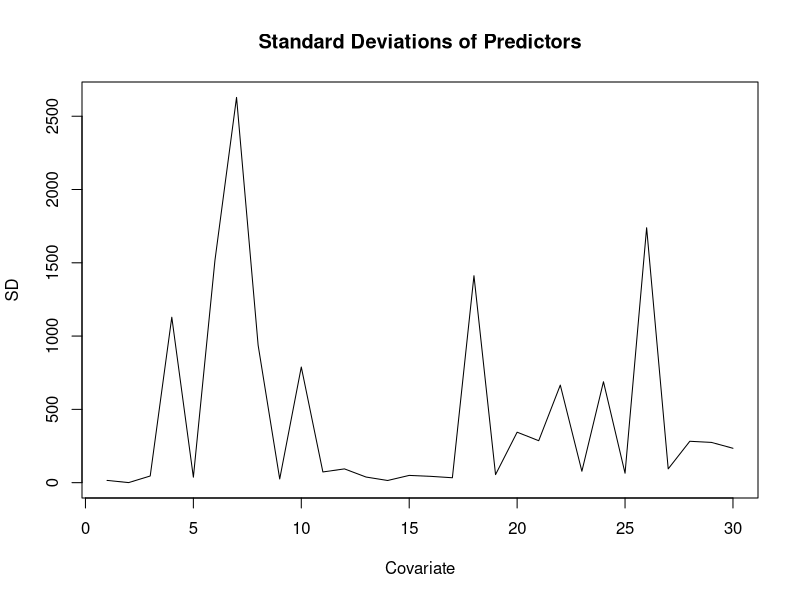
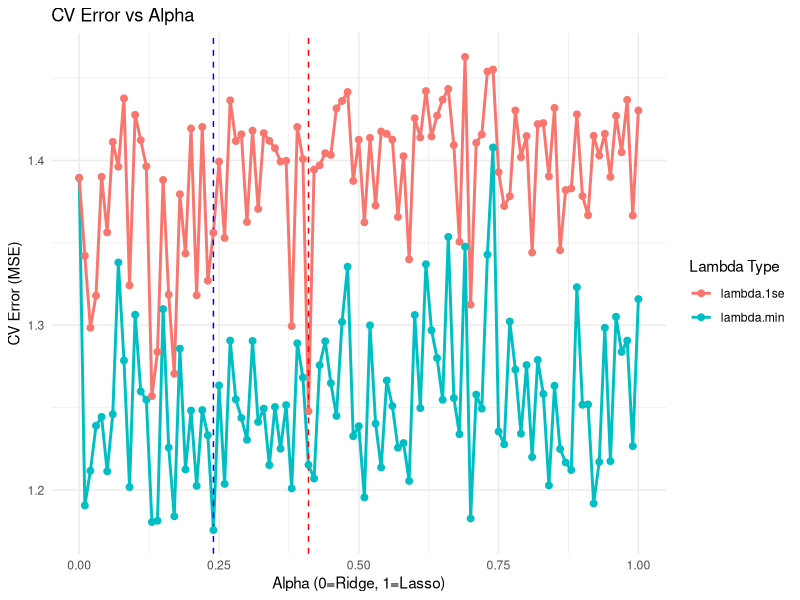
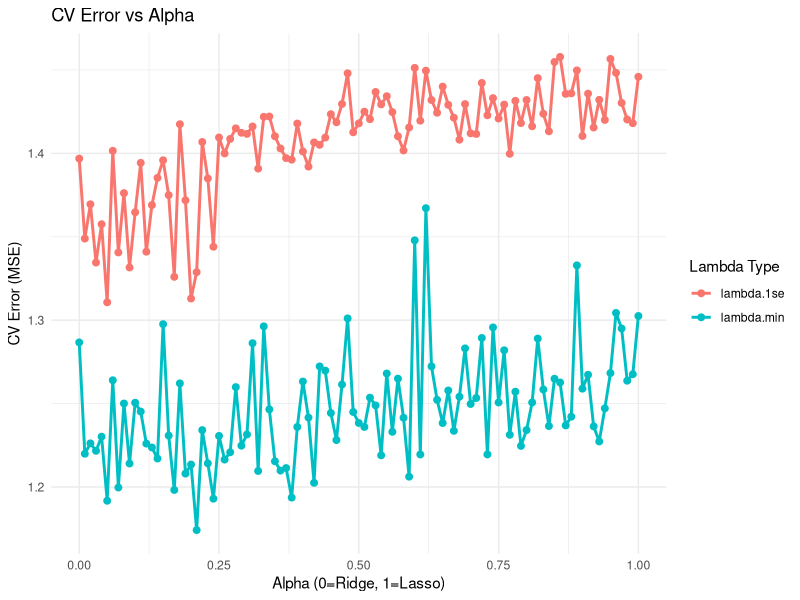
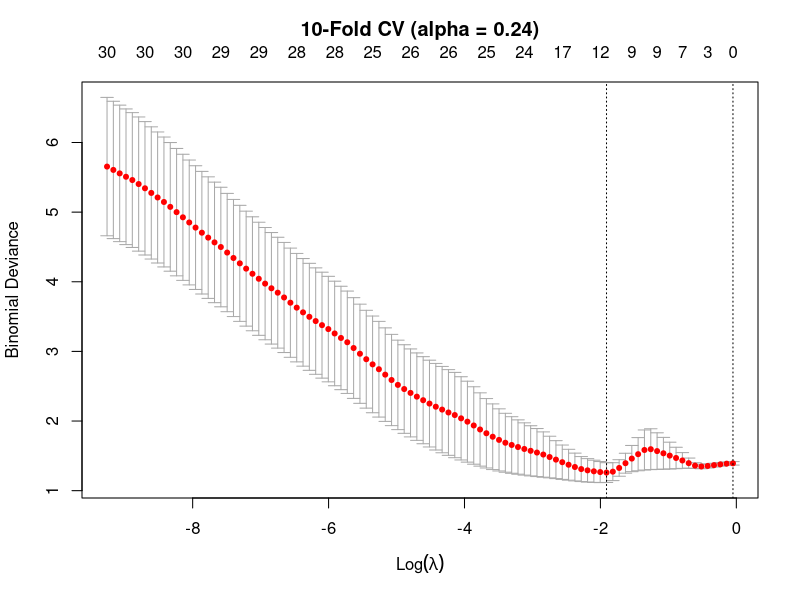
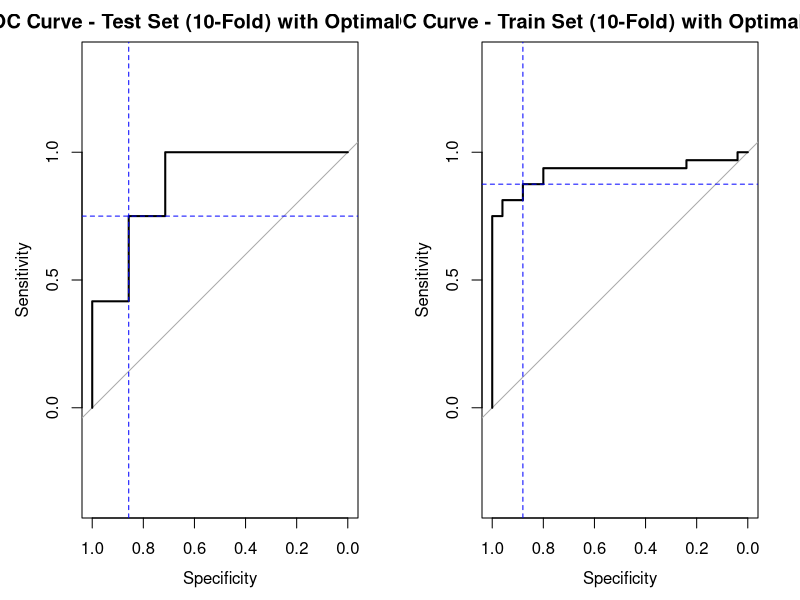
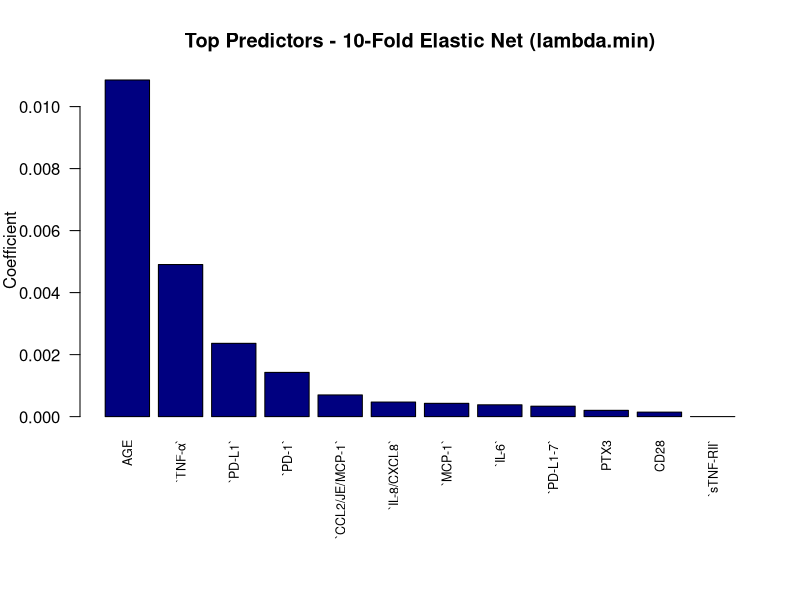
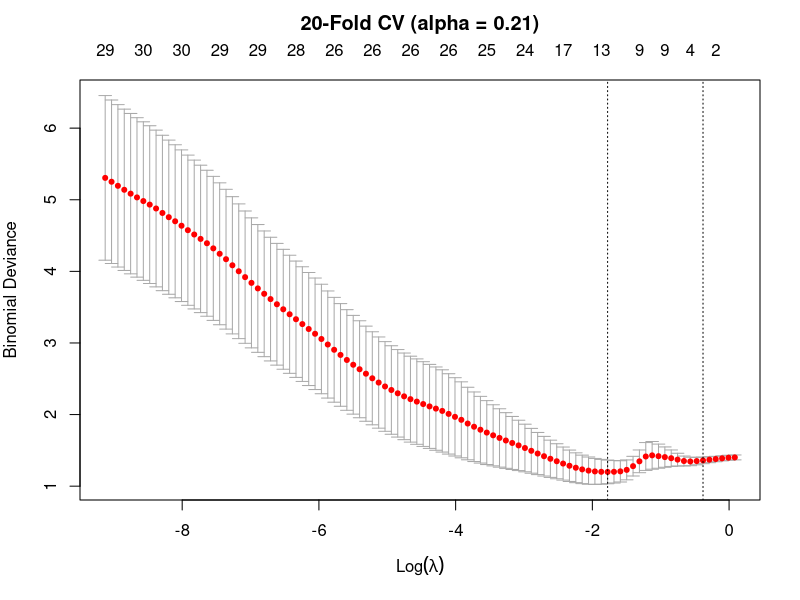
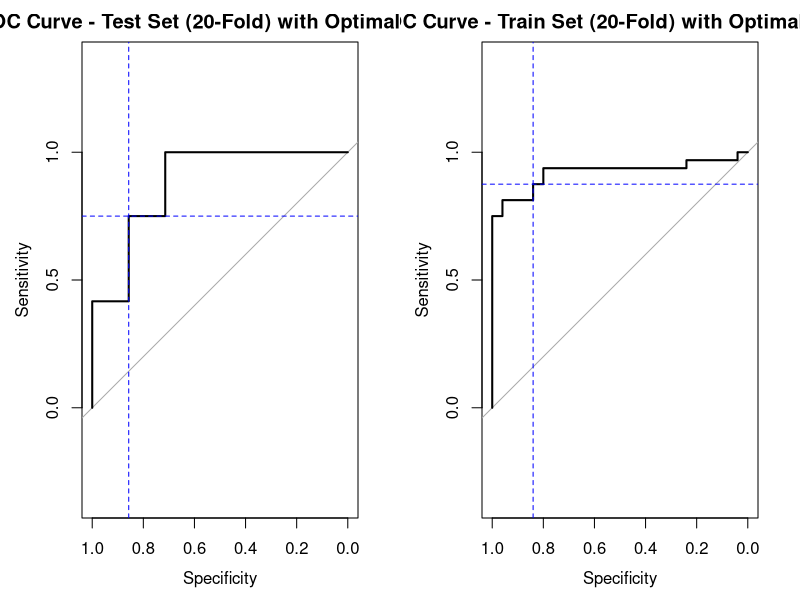

Here is the R script that generated these plots, in order:
# === PACKAGES USED ========
library(readxl)
library(glmnet)
library(ggplot2)
library(GGally)
library(pROC)
library(MASS)

# === 1 | DATA CLEANING AND EDA ========
COV <- read_excel("Immunologic profiles of patients with COVID-19.xlsx")
str(COV)

# Checking for missing values
sum(is.na(COV))
# no missing values

table(COV$Severirty)

# Convert severity to a factor variable
COV$Severity <- ifelse(COV$Severirty == "Severe", 1, 0)
table(COV$Severity) # 0 = mild, 1 = severe

# Remove Patient Number and Severity
COV <- COV[, !(names(COV) %in% c("Severirty", "Patient Number"))]
str(COV)
# SEX is still chr

# Convert SEX to numeric
COV$SEX <- ifelse(COV$SEX == "F", 1, 0)
table(COV$SEX)  

dim(COV)       # 76 x 31
colnames(COV)  

# EDA Age distribution by severity


# === 2.1 | MODEL MATRIX AND TRAINING/TEST SETS ========
# Create model matrix for glmnet including all effects (even quadratic?)
#f0 <- lm(Severity ~ ., data = COV)
#f0 <- lm(Severity ~ .^2, data = COV)

X <- model.matrix(Severity ~., COV)[, -1]
#X <- model.matrix(Severity ~.^2, COV)[, -1]
dim(X)
colnames(X)
# X <- cbind(X,X[, 1:29]^2)

Y <- COV$Severity

# predictor standard deviations
plot(as.ts(apply(X, 2, sd)), xlab = "Covariate", ylab = "SD",
     main = "Standard Deviations of Predictors")
# very variable so thats why standardization is needed


# Create train (75%) & test (25%) sets
set.seed(1717)

test_index <- sample.int(nrow(X), round(nrow(X) * 0.25), replace = FALSE)


X_train <- X[-test_index, ]
Y_train <- Y[-test_index]
X_test <- X[test_index, ]
Y_test <- Y[test_index]

## Confirm class balance in train and test
table(Y_train)
table(Y_test)

# === 2.2 | GRID SEARCH FOR ALPHA ========
# Function to perform grid search for optimal alpha value with different n-folds 
alpha_search <- function (nfolds){
  alpha_grid <- seq(0, 1, .01)
  results <- data.frame()
  set.seed(1717)
  for (a in alpha_grid) {
  cv_model <- cv.glmnet(X_train, 
                        Y_train, 
                        alpha = a, 
                        nfolds = nfolds,
                        family = "binomial",
                        #foldid check if needed
                        type.measure = "deviance",
                        keep = T)  # Accuracy measure is deviance because AUC could not be used; number of observations is too small per fold
                        #keep = TRUE) # check if keep should be T or F
  
  # Store results
  results <- rbind(results, data.frame(
    alpha = a,
    lambda_min = cv_model$lambda.min,
    lambda_1se = cv_model$lambda.1se,
    cvm_min = min(cv_model$cvm),
    cvm_1se = cv_model$cvm[which(cv_model$lambda == cv_model$lambda.1se)]
  ))
  }
  return(results)
}
## Add part to function that collects and prints best alpha values automatically

alpha_10 <- alpha_search(10)
best_min_10 <- alpha_10$alpha[which.min(alpha_10$cvm_min)]
best_1se_10 <- alpha_10$alpha[which.min(alpha_10$cvm_1se)]

alpha_20 <- alpha_search(20)
best_min_20 <- alpha_20$alpha[which.min(alpha_20$cvm_min)]
best_1se_20 <- alpha_20$alpha[which.min(alpha_20$cvm_1se)]

# Visualize alpha grid search
ggplot(alpha_10, aes(x = alpha)) +
  geom_line(aes(y = cvm_min, color = "lambda.min"), size = 1) +
  geom_line(aes(y = cvm_1se, color = "lambda.1se"), size = 1) +
  geom_vline(xintercept = best_min_10, linetype = "dashed", color = "blue") +
  geom_vline(xintercept = best_1se_10, linetype = "dashed", color = "red") +
  geom_point(aes(y = cvm_min, color = "lambda.min"), size = 2) +
  geom_point(aes(y = cvm_1se, color = "lambda.1se"), size = 2) +
  labs(title = "CV Error vs Alpha",
       x = "Alpha (0=Ridge, 1=Lasso)",
       y = "CV Error (MSE)",
       color = "Lambda Type") +
  theme_minimal()

ggplot(alpha_20, aes(x = alpha)) +
  geom_line(aes(y = cvm_min, color = "lambda.min"), size = 1) +
  geom_line(aes(y = cvm_1se, color = "lambda.1se"), size = 1) +
  geom_point(aes(y = cvm_min, color = "lambda.min"), size = 2) +
  geom_point(aes(y = cvm_1se, color = "lambda.1se"), size = 2) +
  labs(title = "CV Error vs Alpha",
       x = "Alpha (0=Ridge, 1=Lasso)",
       y = "CV Error (MSE)",
       color = "Lambda Type") +
  theme_minimal()

## Decide between alpha values

## Create functions to streamline comparison between 10 and 20 folds

# this one gets sensitivity and specificity from confusion matrix (made later down)
sn.sp <- function(mat) {
  sn <- mat[2, 2] / sum(mat[2, ])
  sp <- mat[1, 1] / sum(mat[1, ])
  acc <- (mat[1,1] + mat[2,2]) / sum(mat)

  return(unlist(list(sensitivity = sn, specificity = sp, accuracy = acc)))
}

# getting cutoffs function (same as yours but I added return sensitivity and specificity too)
get_cutoff <- function(auc_obj) {
  snsp <- cbind(auc_obj$sensitivities, auc_obj$specificities)
  indx <- which.max(apply(snsp, 1, min))
  
  return(list(cutoff = auc_obj$thresholds[indx],
              sensitivity = snsp[indx, 1],
              specificity = snsp[indx, 2]))}



# Elastic net model with 10 folds
set.seed(1717) #added set seed here again idk if its nessesary but the graph was coming out different for me every time lol
cv_10 <- cv.glmnet(X_train, Y_train, nfolds = 10, family = "binomial", alpha = best_min_10, type.measure = "deviance")
plot(cv_10)
title(main = paste0("10-Fold CV (alpha = ", best_min_10, ")"), line = 2.3)


#prediction (i changed the variable names so prd_train_10 to differenciate from prd_train_20, )
prd_train_10 <- predict(cv_10, newx = X_train, type = "response", s = cv_10$lambda.min)[, 1]
prd_test_10 <- predict(cv_10, newx = X_test, type = "response", s = cv_10$lambda.min)[, 1]

# Testing prediction accuracy (Change plots to be made with ggplot and overlay curves)
AUC_train_10 <- roc(Y_train, prd_train_10)
AUC_test_10 <- roc(Y_test, prd_test_10)
# removed the plots for now, will add them with optimal cuttoffs after


auc(AUC_train_10)
auc(AUC_test_10)

# Check for performance of test set
#I think this part would be min(cv_10$cvm) no? maybe im wrong but we used min earlier multiple times since deviance measures error right, so lower deviance would be better?

#max(cv_10$cvm)
#which.max(cv_10$cvm)
#cv_10$cvlo[which.max(cv_10$cvm)];cv_10$cvup[which.max(cv_10$cvm)]

#heres a version w min instead

#best cv deviance (lamda min)
min(cv_10$cvm)
cv_10$cvlo[which.min(cv_10$cvm)]
cv_10$cvup[which.min(cv_10$cvm)]

# Determining cutoffs for sensitivity, specificity, and classification; make function to test both; return dataframe with all
#cutoffs_snsp <- function(AUC) {
#  snsp <- cbind(AUC$sensitivities, AUC$specificities)
#  indx <- which.max(apply(snsp, 1, min))
#  cutoff <- AUC$threshold[indx]
#  return(cutoff)
#}

#cutoffs_snsp(AUC_train_10)
#cutoffs_snsp(AUC_test_10)

#using function that gives sensitivity & specificity
get_cutoff(AUC_test_10)
get_cutoff(AUC_train_10)

cut_10 <- get_cutoff(AUC_test_10)

# Make confusion matrix? Oui for test set
conf_10 <- table(y = Y_test, yhat = as.numeric(prd_test_10 > cut_10$cutoff))
print(conf_10)
print(sn.sp(conf_10))


# This is all done in the function from earlier, I commented it out incase you wanted to keep it over the function.

# Training set
snsp_train_10 <- cbind(AUC_train_10$sensitivities, AUC_train_10$specificities)
#snsp_train

indx_train_10 <- which.max(apply(snsp_train_10, 1, min))
#indx_train
#snsp_train[indx_train, ]

#train_cutoff <- AUC_train$thresholds[indx_train]
#train_cutoff

# Test set
snsp_test_10 <- cbind(AUC_test_10$sensitivities, AUC_test_10$specificities)
#snsp_test_10

indx_test_10 <- which.max(apply(snsp_test_10, 1, min))
#indx_test
#snsp_test[indx_test, ]

#test_cutoff <- AUC_test$thresholds[indx_test]
#test_cutoff

# ROC curve with optimal cutoff

# Make ggplot versions
par(mfrow=c(1,2))
plot(AUC_test_10, main = "ROC Curve - Test Set (10-Fold) with Optimal Cutoff")
abline(h = snsp_test_10[indx_test_10, 1],
       v = snsp_test_10[indx_test_10, 2], col = "blue", lty = 2)

plot(AUC_train_10, main = "ROC Curve - Train Set (10-Fold) with Optimal Cutoff")
abline(h = snsp_train_10[indx_train_10, 1],
       v = snsp_train_10[indx_train_10, 2], col = "blue", lty = 2)

par(mfrow=c(1,1))

# Variable selection (lambda.min)
coef(cv_10, s = cv_10$lambda.min)
coef_10_min <- coef(cv_10,s = cv_10$lambda.min)[-1,1]
coef_10_min[coef_10_min!=0] 
names(coef_10_min[coef_10_min!=0])


# Variable selection (lambda.1se)
coef(cv_10, s = cv_10$lambda.1se)
coef_10_1se <- coef(cv_10,s = cv_10$lambda.1se)[-1,1]
#all reduced to 0 

selected_10_1se  <- sort(abs(coef_10_1se[coef_10_1se != 0]), decreasing = TRUE)

selected_10  <- sort(abs(coef_10_min[coef_10_min != 0]), decreasing = TRUE)

#these are the top ranked predictors from highest coef to lowest
names(selected_10)


# ranking of top predictors
par(mar = c(9, 4, 4, 2))
barplot(selected_10, las = 2, col = "navy",
        main = "Top Predictors - 10-Fold Elastic Net (lambda.min)",
        ylab = "Coefficient", cex.names = 0.75)
par(mar = c(5, 4, 4, 2))


# Elastic net model with 20 folds
## Make function that does all the same steps as 10-fold
set.seed(1717)
cv_20 <- cv.glmnet(X_train, Y_train, nfolds = 20, family = "binomial", alpha = best_min_20, type.measure = "deviance")
plot(cv_20)
title(main = paste0("20-Fold CV (alpha = ", best_min_20, ")"), line = 2.5)

# Predictions
prd_train_20 <- predict(cv_20, newx = X_train, type = "response", s = cv_20$lambda.min)[, 1]
prd_test_20  <- predict(cv_20, newx = X_test,  type = "response", s = cv_20$lambda.min)[, 1]


#ROC & AUC
AUC_train_20 <- roc(Y_train, prd_train_20)
AUC_test_20  <- roc(Y_test,  prd_test_20)
auc(AUC_train_20)
auc(AUC_test_20)
min(cv_20$cvm)

# optimal cutoff
cut_20 <- get_cutoff(AUC_test_20)
cut_20

# Confusion matrix (test set)
conf_20 <- table(Y = Y_test, Yhat = as.numeric(prd_test_20 > cut_20$cutoff))
sn.sp(conf_20)

#ROC Curve
snsp_train_20 <- cbind(AUC_train_20$sensitivities, AUC_train_20$specificities)
indx_train_20 <- which.max(apply(snsp_train_20, 1, min))

snsp_test_20 <- cbind(AUC_test_20$sensitivities, AUC_test_20$specificities)
indx_test_20 <- which.max(apply(snsp_test_20, 1, min))


par(mfrow=c(1,2))
plot(AUC_test_20, main = "ROC Curve - Test Set (20-Fold) with Optimal Cutoff")
abline(h = snsp_test_20[indx_test_20, 1],
       v = snsp_test_20[indx_test_20, 2], col = "blue", lty = 2)

plot(AUC_train_20, main = "ROC Curve - Train Set (20-Fold) with Optimal Cutoff")
abline(h = snsp_train_10[indx_train_20, 1],
       v = snsp_train_10[indx_train_20, 2], col = "blue", lty = 2)

par(mfrow=c(1,1))


# variable selection
coef(cv_20, s = cv_20$lambda.min)
coef_20_min <- coef(cv_20,s = cv_20$lambda.min)[-1,1]
coef_20_min[coef_20_min!=0] 
names(coef_20_min[coef_20_min!=0])

selected_20  <- sort(abs(coef_20_min[coef_20_min != 0]), decreasing = TRUE)

#for lamda.1se
coef_20_1se <- coef(cv_20,s = cv_20$lambda.1se)[-1,1]
coef_20_1se[coef_20_1se!=0] 
names(coef_20_1se[coef_20_1se!=0])
selected_20_1se <- sort(abs(coef_20_1se[coef_20_1se != 0]), decreasing = TRUE)
# retained 3 variables, PTX3, IL-6, and TNF-α

par(mar = c(9, 4, 4, 2))
barplot(selected_20, las = 2, col = "maroon",
        main = "Top Predictors - 20-Fold Elastic Net (lambda.min)",
        ylab = "Coefficient", cex.names = 0.75)
par(mar = c(5, 4, 4, 2))


## FOR MS. MAHNOOR NIZAMANI: Make some plots and do some analysis for how AGE correlates with severity and also which cytokines are most effective and most significant


# plot for camparison, 10 fold vs 20 fold

plot(AUC_test_10, col = "navy", main = "Test Set ROC: 10-Fold vs 20-Fold")
plot(AUC_test_20, col = "maroon", add = TRUE)
legend("bottomright",
       legend = c(paste0("10-Fold AUC = ", round(auc(AUC_test_10), 3)),
                  paste0("20-Fold AUC = ", round(auc(AUC_test_20), 3))),
       col = c("navy", "maroon"), lwd = 2, bty = "n")

#omg the same literally identical I hope i didnt fuck something up

# summary comparison table
# ill do that after


#analysis for how AGE correlates with severity

# Wilcoxon test 
wilcox.test(AGE ~ Severity, data = COV)

# i used this instead of a T test bc age is a wee bit skewed more older people in severeity = 0

#can see using this
#boxplot(AGE ~ Severity, data = COV)

#p-value = 0.02017

#correlation of age w predicted probability in 10 fold model
prd_all_10 <- predict(cv_10, newx = X, type = "response", s = cv_10$lambda.min)[, 1]

cor(COV$AGE, prd_all_10)
#-0.3660866


#scatterplot of age vs probability

ggplot(data.frame(Age = COV$AGE, Prob = prd_all_10, Severity = factor(COV$Severity, labels = c("Mild","Severe"))), aes(x = Age, y = Prob, color = Severity)) +
  geom_point(size = 3) +
  geom_smooth(method = "loess", color = "black") +
  scale_color_manual(values = c("Mild" = "navy", "Severe" = "maroon")) +
  labs(title = "Age vs Probability of Severe COVID-19",
       x = "Age (years)", y = "Probability of Severity") +
  theme_bw()


#which cytokines are most effective and most significant

wilcox_results <- data.frame()

for ( i in names(selected_10)) {if ( i %in% colnames(X)) {
  test <- wilcox.test(X[, i] ~ COV$Severity)
  
  wilcox_results <- rbind(wilcox_results, data.frame(
    Predictor = i,
    W_statistic = test$statistic,
    p_value = round(test$p.value, 4),
    Significant = ifelse(test$p.value < 0.05, "Yes", "No")))}}

print(wilcox_results[order(wilcox_results$p_value), ])
